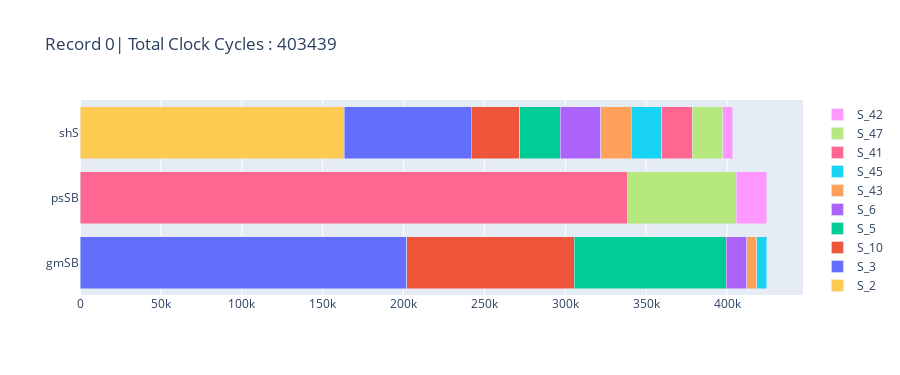
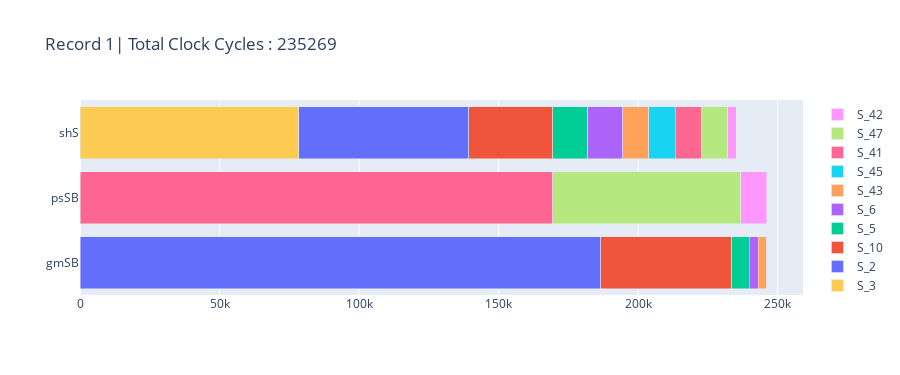
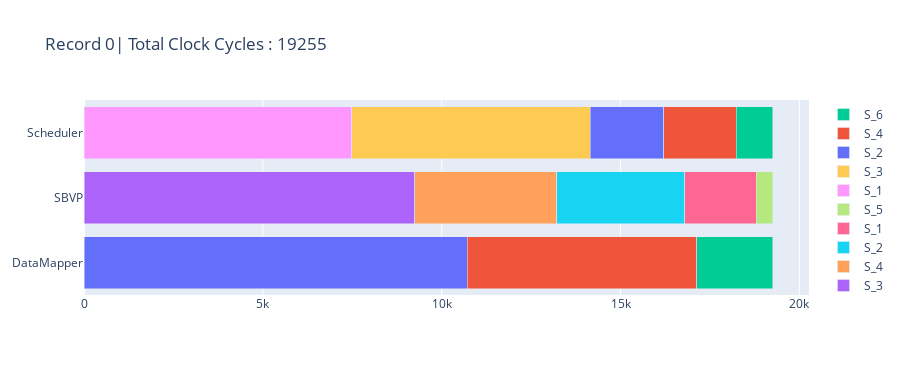
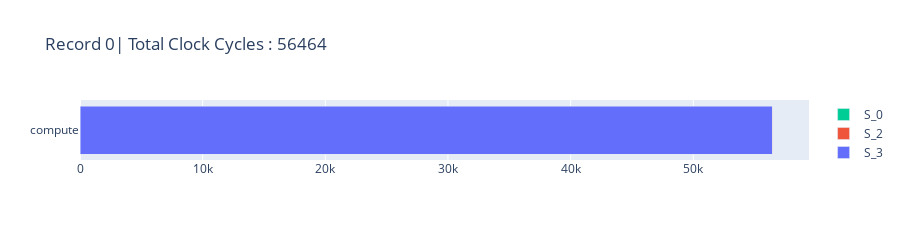

Notebook source saved alongside these figures, in order:
### Code cell
# Adjust the following parameters as needed to customize the plot appearance
figure_width = 5
figure_height_scalar = 1.5
subplot_wspace = 10
subplot_hspace_divider = 2.8
legend_anchor = (1, 1)
legend_font_size = 7
axis_tick_size = 9
xlabel_font_size = 9
bar_width = 0.3

# For the interactive plot
top_n = 10  # Number of top values to show in the plot
interactive_figure_height = 75


# Use multi_profile function to process and plot profiles within the specified folder
profile_folder = "../../tensorflow/.data/vm_profs/"
# multi_profile(profile_folder, show_all=False, show_x=2, records=2) # Uncomment to process all profiles in the folder

# Use single_profile function to process and plot a single profile
# single_profile("../../tensorflow/.data/OMNI_1_2025-7-15-12-56-14.csv",records=2)  # file path to a profile CSV file


# Use plot_interactive function to plot profiles interactively
plot_profiles_interactive(profile_folder,show_all=False, show_x=2,records=2)  # file path to a profile CSV file


# Use plot_interactive function to plot profiles interactively
plot_profile_interactive("../../tensorflow/.data/OMNI_1_2025-7-15-12-56-14.csv",records=2)  # file path to a profile CSV file

### Figure 1 — Plotly figure (JSON) as saved in the notebook; plotly's stock layout.template omitted (floating-point values rounded to 4 significant figures)
{"data": [{"hoverinfo": "text", "hoverlabel": {"font": {"color": "black"}}, "hovertext": "S_1: 201899 (47.56%)", "name": "S_1", "orientation": "h", "type": "bar", "x": [201899], "y": ["gmSB"]}, {"hoverinfo": "text", "hoverlabel": {"font": {"color": "black"}}, "hovertext": "S_5: 103488 (24.38%)", "name": "S_5", "orientation": "h", "type": "bar", "x": [103488], "y": ["gmSB"]}, {"hoverinfo": "text", "hoverlabel": {"font": {"color": "black"}}, "hovertext": "S_3: 94080 (22.16%)", "name": "S_3", "orientation": "h", "type": "bar", "x": [94080], "y": ["gmSB"]}, {"hoverinfo": "text", "hoverlabel": {"font": {"color": "black"}}, "hovertext": "S_2: 12544 (2.95%)", "name": "S_2", "orientation": "h", "type": "bar", "x": [12544], "y": ["gmSB"]}, {"hoverinfo": "text", "hoverlabel": {"font": {"color": "black"}}, "hovertext": "S_6: 6272 (1.48%)", "name": "S_6", "orientation": "h", "type": "bar", "x": [6272], "y": ["gmSB"]}, {"hoverinfo": "text", "hoverlabel": {"font": {"color": "black"}}, "hovertext": "S_4: 6272 (1.48%)", "name": "S_4", "orientation": "h", "type": "bar", "x": [6272], "y": ["gmSB"]}, {"hoverinfo": "text", "hoverlabel": {"font": {"color": "black"}}, "hovertext": "S_3: 338688 (79.77%)", "name": "S_3", "orientation": "h", "type": "bar", "x": [338688], "y": ["psSB"]}, {"hoverinfo": "text", "hoverlabel": {"font": {"color": "black"}}, "hovertext": "S_1: 67033 (15.79%)", "name": "S_1", "orientation": "h", "type": "bar", "x": [67033], "y": ["psSB"]}, {"hoverinfo": "text", "hoverlabel": {"font": {"color": "black"}}, "hovertext": "S_5: 18834 (4.44%)", "name": "S_5", "orientation": "h", "type": "bar", "x": [18834], "y": ["psSB"]}, {"hoverinfo": "text", "hoverlabel": {"font": {"color": "black"}}, "hovertext": "S_2: 163333 (40.49%)", "name": "S_2", "orientation": "h", "type": "bar", "x": [163333], "y": ["shS"]}, {"hoverinfo": "text", "hoverlabel": {"font": {"color": "black"}}, "hovertext": "S_3: 78400 (19.43%)", "name": "S_3", "orientation": "h", "type": "bar", "x": [78400], "y": ["shS"]}, {"hoverinfo": "text", "hoverlabel": {"font": {"color": "black"}}, "hovertext": "S_10: 29994 (7.43%)", "name": "S_10", "orientation": "h", "type": "bar", "x": [29994], "y": ["shS"]}, {"hoverinfo": "text", "hoverlabel": {"font": {"color": "black"}}, "hovertext": "S_5: 25088 (6.22%)", "name": "S_5", "orientation": "h", "type": "bar", "x": [25088], "y": ["shS"]}, {"hoverinfo": "text", "hoverlabel": {"font": {"color": "black"}}, "hovertext": "S_6: 25088 (6.22%)", "name": "S_6", "orientation": "h", "type": "bar", "x": [25088], "y": ["shS"]}, {"hoverinfo": "text", "hoverlabel": {"font": {"color": "black"}}, "hovertext": "S_43: 18816 (4.66%)", "name": "S_43", "orientation": "h", "type": "bar", "x": [18816], "y": ["shS"]}, {"hoverinfo": "text", "hoverlabel": {"font": {"color": "black"}}, "hovertext": "S_45: 18816 (4.66%)", "name": "S_45", "orientation": "h", "type": "bar", "x": [18816], "y": ["shS"]}, {"hoverinfo": "text", "hoverlabel": {"font": {"color": "black"}}, "hovertext": "S_41: 18816 (4.66%)", "name": "S_41", "orientation": "h", "type": "bar", "x": [18816], "y": ["shS"]}, {"hoverinfo": "text", "hoverlabel": {"font": {"color": "black"}}, "hovertext": "S_47: 18816 (4.66%)", "name": "S_47", "orientation": "h", "type": "bar", "x": [18816], "y": ["shS"]}, {"hoverinfo": "text", "hoverlabel": {"font": {"color": "black"}}, "hovertext": "S_42: 6272 (1.55%)", "name": "S_42", "orientation": "h", "type": "bar", "x": [6272], "y": ["shS"]}], "layout": {"barmode": "stack", "height": 375, "title": {"text": "Record 0| Total Clock Cycles : 403439"}}}

### Figure 2 — Plotly figure (JSON) as saved in the notebook; plotly's stock layout.template omitted (floating-point values rounded to 4 significant figures)
{"data": [{"hoverinfo": "text", "hoverlabel": {"font": {"color": "black"}}, "hovertext": "S_1: 186568 (75.79%)", "name": "S_1", "orientation": "h", "type": "bar", "x": [186568], "y": ["gmSB"]}, {"hoverinfo": "text", "hoverlabel": {"font": {"color": "black"}}, "hovertext": "S_3: 47040 (19.11%)", "name": "S_3", "orientation": "h", "type": "bar", "x": [47040], "y": ["gmSB"]}, {"hoverinfo": "text", "hoverlabel": {"font": {"color": "black"}}, "hovertext": "S_2: 6272 (2.55%)", "name": "S_2", "orientation": "h", "type": "bar", "x": [6272], "y": ["gmSB"]}, {"hoverinfo": "text", "hoverlabel": {"font": {"color": "black"}}, "hovertext": "S_4: 3136 (1.27%)", "name": "S_4", "orientation": "h", "type": "bar", "x": [3136], "y": ["gmSB"]}, {"hoverinfo": "text", "hoverlabel": {"font": {"color": "black"}}, "hovertext": "S_6: 3136 (1.27%)", "name": "S_6", "orientation": "h", "type": "bar", "x": [3136], "y": ["gmSB"]}, {"hoverinfo": "text", "hoverlabel": {"font": {"color": "black"}}, "hovertext": "S_5: 0 (0.00%)", "name": "S_5", "orientation": "h", "type": "bar", "x": [0], "y": ["gmSB"]}, {"hoverinfo": "text", "hoverlabel": {"font": {"color": "black"}}, "hovertext": "S_3: 169344 (68.80%)", "name": "S_3", "orientation": "h", "type": "bar", "x": [169344], "y": ["psSB"]}, {"hoverinfo": "text", "hoverlabel": {"font": {"color": "black"}}, "hovertext": "S_1: 67379 (27.37%)", "name": "S_1", "orientation": "h", "type": "bar", "x": [67379], "y": ["psSB"]}, {"hoverinfo": "text", "hoverlabel": {"font": {"color": "black"}}, "hovertext": "S_5: 9429 (3.83%)", "name": "S_5", "orientation": "h", "type": "bar", "x": [9429], "y": ["psSB"]}, {"hoverinfo": "text", "hoverlabel": {"font": {"color": "black"}}, "hovertext": "S_3: 78400 (33.32%)", "name": "S_3", "orientation": "h", "type": "bar", "x": [78400], "y": ["shS"]}, {"hoverinfo": "text", "hoverlabel": {"font": {"color": "black"}}, "hovertext": "S_2: 60859 (25.87%)", "name": "S_2", "orientation": "h", "type": "bar", "x": [60859], "y": ["shS"]}, {"hoverinfo": "text", "hoverlabel": {"font": {"color": "black"}}, "hovertext": "S_10: 30154 (12.82%)", "name": "S_10", "orientation": "h", "type": "bar", "x": [30154], "y": ["shS"]}, {"hoverinfo": "text", "hoverlabel": {"font": {"color": "black"}}, "hovertext": "S_5: 12544 (5.33%)", "name": "S_5", "orientation": "h", "type": "bar", "x": [12544], "y": ["shS"]}, {"hoverinfo": "text", "hoverlabel": {"font": {"color": "black"}}, "hovertext": "S_6: 12544 (5.33%)", "name": "S_6", "orientation": "h", "type": "bar", "x": [12544], "y": ["shS"]}, {"hoverinfo": "text", "hoverlabel": {"font": {"color": "black"}}, "hovertext": "S_43: 9408 (4.00%)", "name": "S_43", "orientation": "h", "type": "bar", "x": [9408], "y": ["shS"]}, {"hoverinfo": "text", "hoverlabel": {"font": {"color": "black"}}, "hovertext": "S_45: 9408 (4.00%)", "name": "S_45", "orientation": "h", "type": "bar", "x": [9408], "y": ["shS"]}, {"hoverinfo": "text", "hoverlabel": {"font": {"color": "black"}}, "hovertext": "S_41: 9408 (4.00%)", "name": "S_41", "orientation": "h", "type": "bar", "x": [9408], "y": ["shS"]}, {"hoverinfo": "text", "hoverlabel": {"font": {"color": "black"}}, "hovertext": "S_47: 9408 (4.00%)", "name": "S_47", "orientation": "h", "type": "bar", "x": [9408], "y": ["shS"]}, {"hoverinfo": "text", "hoverlabel": {"font": {"color": "black"}}, "hovertext": "S_42: 3136 (1.33%)", "name": "S_42", "orientation": "h", "type": "bar", "x": [3136], "y": ["shS"]}], "layout": {"barmode": "stack", "height": 375, "title": {"text": "Record 1| Total Clock Cycles : 235269"}}}

### Figure 3 — Plotly figure (JSON) as saved in the notebook; plotly's stock layout.template omitted (floating-point values rounded to 4 significant figures)
{"data": [{"hoverinfo": "text", "hoverlabel": {"font": {"color": "black"}}, "hovertext": "S_1: 10721 (55.68%)", "name": "S_1", "orientation": "h", "type": "bar", "x": [10721], "y": ["DataMapper"]}, {"hoverinfo": "text", "hoverlabel": {"font": {"color": "black"}}, "hovertext": "S_3: 6404 (33.26%)", "name": "S_3", "orientation": "h", "type": "bar", "x": [6404], "y": ["DataMapper"]}, {"hoverinfo": "text", "hoverlabel": {"font": {"color": "black"}}, "hovertext": "S_5: 2130 (11.06%)", "name": "S_5", "orientation": "h", "type": "bar", "x": [2130], "y": ["DataMapper"]}, {"hoverinfo": "text", "hoverlabel": {"font": {"color": "black"}}, "hovertext": "S_3: 9245 (48.01%)", "name": "S_3", "orientation": "h", "type": "bar", "x": [9245], "y": ["SBVP"]}, {"hoverinfo": "text", "hoverlabel": {"font": {"color": "black"}}, "hovertext": "S_4: 3965 (20.59%)", "name": "S_4", "orientation": "h", "type": "bar", "x": [3965], "y": ["SBVP"]}, {"hoverinfo": "text", "hoverlabel": {"font": {"color": "black"}}, "hovertext": "S_2: 3578 (18.58%)", "name": "S_2", "orientation": "h", "type": "bar", "x": [3578], "y": ["SBVP"]}, {"hoverinfo": "text", "hoverlabel": {"font": {"color": "black"}}, "hovertext": "S_1: 2001 (10.39%)", "name": "S_1", "orientation": "h", "type": "bar", "x": [2001], "y": ["SBVP"]}, {"hoverinfo": "text", "hoverlabel": {"font": {"color": "black"}}, "hovertext": "S_5: 466 (2.42%)", "name": "S_5", "orientation": "h", "type": "bar", "x": [466], "y": ["SBVP"]}, {"hoverinfo": "text", "hoverlabel": {"font": {"color": "black"}}, "hovertext": "S_1: 7481 (38.85%)", "name": "S_1", "orientation": "h", "type": "bar", "x": [7481], "y": ["Scheduler"]}, {"hoverinfo": "text", "hoverlabel": {"font": {"color": "black"}}, "hovertext": "S_3: 6670 (34.64%)", "name": "S_3", "orientation": "h", "type": "bar", "x": [6670], "y": ["Scheduler"]}, {"hoverinfo": "text", "hoverlabel": {"font": {"color": "black"}}, "hovertext": "S_2: 2052 (10.66%)", "name": "S_2", "orientation": "h", "type": "bar", "x": [2052], "y": ["Scheduler"]}, {"hoverinfo": "text", "hoverlabel": {"font": {"color": "black"}}, "hovertext": "S_4: 2026 (10.52%)", "name": "S_4", "orientation": "h", "type": "bar", "x": [2026], "y": ["Scheduler"]}, {"hoverinfo": "text", "hoverlabel": {"font": {"color": "black"}}, "hovertext": "S_6: 1026 (5.33%)", "name": "S_6", "orientation": "h", "type": "bar", "x": [1026], "y": ["Scheduler"]}], "layout": {"barmode": "stack", "height": 375, "title": {"text": "Record 0| Total Clock Cycles : 19255"}}}

### Figure 4 — Plotly figure (JSON) as saved in the notebook; plotly's stock layout.template omitted (floating-point values rounded to 4 significant figures)
{"data": [{"hoverinfo": "text", "hoverlabel": {"font": {"color": "black"}}, "hovertext": "S_3: 56449 (99.97%)", "name": "S_3", "orientation": "h", "type": "bar", "x": [56449], "y": ["compute"]}, {"hoverinfo": "text", "hoverlabel": {"font": {"color": "black"}}, "hovertext": "S_2: 13 (0.02%)", "name": "S_2", "orientation": "h", "type": "bar", "x": [13], "y": ["compute"]}, {"hoverinfo": "text", "hoverlabel": {"font": {"color": "black"}}, "hovertext": "S_0: 2 (0.00%)", "name": "S_0", "orientation": "h", "type": "bar", "x": [2], "y": ["compute"]}], "layout": {"barmode": "stack", "height": 225, "title": {"text": "Record 0| Total Clock Cycles : 56464"}}}
